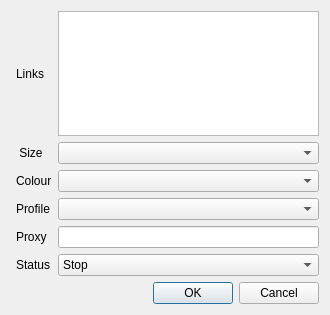
<?xml version="1.0" encoding="UTF-8"?>
<ui version="4.0">
 <class>Dialog</class>
 <widget class="QDialog" name="Dialog">
  <property name="geometry">
   <rect>
    <x>0</x>
    <y>0</y>
    <width>330</width>
    <height>315</height>
   </rect>
  </property>
  <property name="windowTitle">
   <string>Dialog</string>
  </property>
  <layout class="QGridLayout" name="gridLayout">
   <item row="0" column="1">
    <widget class="QPlainTextEdit" name="txtLink">
     <property name="toolTip">
      <string>&lt;html&gt;&lt;head/&gt;&lt;body&gt;&lt;p&gt;List link to monitor, each link per line&lt;/p&gt;&lt;/body&gt;&lt;/html&gt;</string>
     </property>
    </widget>
   </item>
   <item row="1" column="1">
    <widget class="QComboBox" name="cbSize">
     <item>
      <property name="text">
       <string/>
      </property>
     </item>
     <item>
      <property name="text">
       <string>Small</string>
      </property>
     </item>
     <item>
      <property name="text">
       <string>Medium</string>
      </property>
     </item>
     <item>
      <property name="text">
       <string>Large</string>
      </property>
     </item>
    </widget>
   </item>
   <item row="3" column="1">
    <widget class="QComboBox" name="cbProfile">
     <item>
      <property name="text">
       <string/>
      </property>
     </item>
    </widget>
   </item>
   <item row="6" column="1">
    <widget class="QDialogButtonBox" name="buttonBox">
     <property name="orientation">
      <enum>Qt::Horizontal</enum>
     </property>
     <property name="standardButtons">
      <set>QDialogButtonBox::Cancel|QDialogButtonBox::Ok</set>
     </property>
    </widget>
   </item>
   <item row="0" column="0">
    <widget class="QLabel" name="label">
     <property name="text">
      <string>Links</string>
     </property>
     <property name="margin">
      <number>5</number>
     </property>
     <property name="indent">
      <number>5</number>
     </property>
    </widget>
   </item>
   <item row="4" column="1">
    <widget class="QLineEdit" name="txtProxy"/>
   </item>
   <item row="1" column="0">
    <widget class="QLabel" name="label_2">
     <property name="text">
      <string> Size</string>
     </property>
     <property name="margin">
      <number>5</number>
     </property>
     <property name="indent">
      <number>5</number>
     </property>
    </widget>
   </item>
   <item row="2" column="1">
    <widget class="QComboBox" name="cbColor">
     <item>
      <property name="text">
       <string/>
      </property>
     </item>
     <item>
      <property name="text">
       <string>Black</string>
      </property>
     </item>
     <item>
      <property name="text">
       <string>Grey</string>
      </property>
     </item>
     <item>
      <property name="text">
       <string>Orange</string>
      </property>
     </item>
     <item>
      <property name="text">
       <string>Green</string>
      </property>
     </item>
     <item>
      <property name="text">
       <string>Yellow</string>
      </property>
     </item>
     <item>
      <property name="text">
       <string>Purple</string>
      </property>
     </item>
     <item>
      <property name="text">
       <string>New Item</string>
      </property>
     </item>
     <item>
      <property name="text">
       <string>Pink</string>
      </property>
     </item>
     <item>
      <property name="text">
       <string>Natural</string>
      </property>
     </item>
    </widget>
   </item>
   <item row="5" column="1">
    <widget class="QComboBox" name="cbStatus">
     <item>
      <property name="text">
       <string>Stop</string>
      </property>
     </item>
     <item>
      <property name="text">
       <string>Running</string>
      </property>
     </item>
    </widget>
   </item>
   <item row="5" column="0">
    <widget class="QLabel" name="label_7">
     <property name="text">
      <string>Status</string>
     </property>
     <property name="margin">
      <number>5</number>
     </property>
     <property name="indent">
      <number>5</number>
     </property>
    </widget>
   </item>
   <item row="4" column="0">
    <widget class="QLabel" name="label_6">
     <property name="text">
      <string>Proxy</string>
     </property>
     <property name="margin">
      <number>5</number>
     </property>
     <property name="indent">
      <number>5</number>
     </property>
    </widget>
   </item>
   <item row="3" column="0">
    <widget class="QLabel" name="label_5">
     <property name="text">
      <string>Profile</string>
     </property>
     <property name="margin">
      <number>5</number>
     </property>
     <property name="indent">
      <number>5</number>
     </property>
    </widget>
   </item>
   <item row="2" column="0">
    <widget class="QLabel" name="label_4">
     <property name="text">
      <string>Colour</string>
     </property>
     <property name="margin">
      <number>5</number>
     </property>
     <property name="indent">
      <number>5</number>
     </property>
    </widget>
   </item>
  </layout>
 </widget>
 <resources/>
 <connections>
  <connection>
   <sender>buttonBox</sender>
   <signal>accepted()</signal>
   <receiver>Dialog</receiver>
   <slot>accept()</slot>
   <hints>
    <hint type="sourcelabel">
     <x>248</x>
     <y>254</y>
    </hint>
    <hint type="destinationlabel">
     <x>157</x>
     <y>274</y>
    </hint>
   </hints>
  </connection>
  <connection>
   <sender>buttonBox</sender>
   <signal>rejected()</signal>
   <receiver>Dialog</receiver>
   <slot>reject()</slot>
   <hints>
    <hint type="sourcelabel">
     <x>316</x>
     <y>260</y>
    </hint>
    <hint type="destinationlabel">
     <x>286</x>
     <y>274</y>
    </hint>
   </hints>
  </connection>
 </connections>
</ui>
